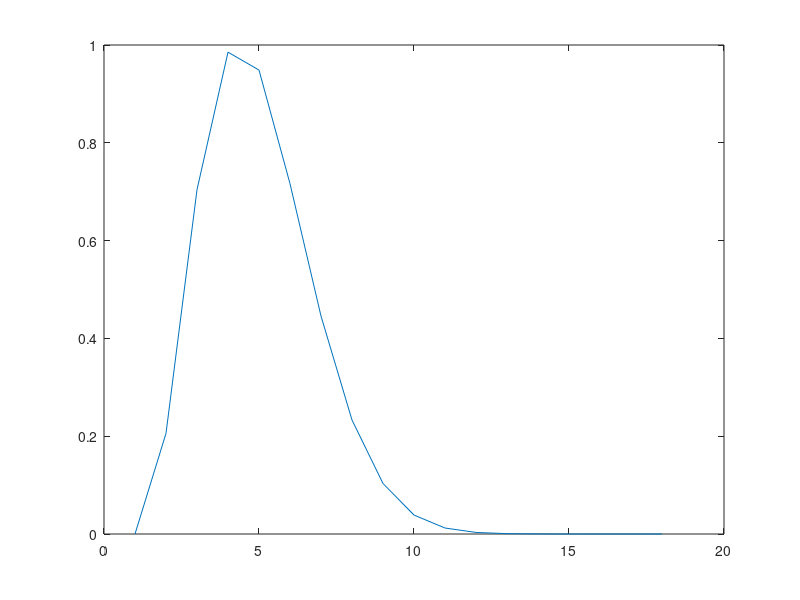

This figure's MATLAB source:
% erf_code_binary_units1.m 
%%
%
% This code is used for Figure 9 of "Multistability in neural systems with
% random cross-connections".
%
% This alternative uses the result for the k-th largest value out of N 
% randomly selected Gaussian variables to assess if there are k distinct 
% rows, each with a particular set of k values that sum to greater than the 
% threshold.
%
% OK up to about N=100 but then numerical errors are problematic and vpa is
% needed.
% 
%
% 2023-06-02
%
%%%%%%%%%%%%%%%%%%%%%%%%%%%%%%%%%%%%%%%%%%%%%%%%%%%%%%%%%%%%%%%%%%%%%%%%%%%

clear
short_k = 0;        % Given prob is near-zero above k = N/2, this option 
                    % can be set to 1 to speed up code for large N.
figures_on = 0;     % Plot results
part_2 = 0;
no_par = 1;
mu = 0;             % mean of the cross connections

N = 18;             % size of network

g = 1.2;            % s.d. of cross-connections
s = 0.5;            % self-connection strength
        
dx = 0.001;         % step of integration
xvec = [-4:dx:4];   % Range of unit Gaussian for integration
Nx = length(xvec);



kin = [1:N-1];  % all possible number of presynaptic units coactive with a given unit
kon = [2:N];    % the number of units that could be in the ON state together
Nk = length(kon);   
if ( short_k)
    Nk = round(Nk/2);
end

[xmat, kmat] = meshgrid(xvec,kon);              % turn two vectors to a grid

p_of_x = exp(-xmat.*xmat)/sqrt(pi);             % Gaussian in x
p_plus_of_x = erfc(xmat)/2;                     % Prob > x
p_minus_of_x = 1-p_plus_of_x;                   % Prob < x

% Pvals is probability density that kth draw from a Gaussian lies at x.
% So dx*Pvals is probability it lies between x and x+dx.
% Note that "k" in "kth draw" is one greater than row number of Pvals.
Pvals = N*p_of_x.* ...
    [factorial(repmat(N-1, size(kmat)))./ ...
    (factorial(kmat-1).*factorial(repmat(N, size(kmat))-kmat))] .* ...
    (p_plus_of_x.^(kmat-1)).*(p_minus_of_x.^(N-kmat));


disp([s,g])

Xth_on = 1-s+eps;          % minimum sum of input needed to stay on
Xth_off = 1+eps;        % maximum sum of input needed to stay off

theta1 =  (Xth_on-mu)./( g*sqrt(2*kin/N) ); % threshold that a random on-unit is above Xth]
theta2 =  (Xth_off-mu)./( g*sqrt(2*kon/N) ); % threshold that a random off-unit is below Xth]

p_of_k = zeros(Nk+1,N+1);
p_of_k3 = zeros(Nk+1,N+1,N);
Num_of_k3 = zeros(Nk+1,N+1,N);
prob__full = zeros(Nk+1,N+1,N);

Num_of_k = zeros(Nk+1,N+1);
p_of_k_old = zeros(1,Nk);

% Separate calculation for each value of k
for i_k = 1:Nk;                         
    k = kon(i_k)                        % number of active units
    
    if ( theta2(i_k) > theta1(i_k) )     % Should always be the case, otherwise multistability is not possible
        
        % ind1 and ind2 are discrete indices bounding the integral range
        ind1 = min(find(xvec > theta1(i_k) ) );
        ind2 = max(find(xvec < theta2(i_k) ) );
        
        if ( length(ind1) > 0 ) && ( length(ind2) > 0 ) % if range is contained within our grid
            
            r1 = xvec(ind1) - theta1(i_k);  % edge contribution to the integral
            r2 = theta2(i_k) - xvec(ind2);  % edge contribution to the integral
                        
            for m = 0:N;   % m is no. of units with input between theta1 and theta2.
                 
                % l is no. of units with input above theta1 (must be > m and k,
                % cannot be more than N or k+m)
                for l = max(m,k):min(N,k+m);    
                    
                    % comb_factor is number of subsets of N units with given m and l 
                    comb_factor = factorial(N)./(factorial(N-l)*factorial(m)*factorial(l-m));
                    % prob_factor is probability of single subset given the
                    % required N draws from a Gaussian with the numbers
                    % l-m; m; N-l in each range given k active units
                    prob_factor = ( (erfc(theta2(i_k))/2)^(l-m) ) ...
                        *( ( erfc(theta1(i_k))/2 - erfc(theta2(i_k))/2 )^m ) ...
                        *( ( 1- erfc(theta1(i_k))/2 )^(N-l) );
                    
                    % prob_full is the probability of a system existing
                    % with that set of m and l given k units are active
                    prob_full(k+1,m+1, l+1) = comb_factor*prob_factor;
                    
                    % next section indicates number of ways of having k
                    % active units given these subsets of inputs
                    Num_of_k3(k,m+1,l) = nchoosek(m,m-l+k);
                 
                end
                
            end
             
        end
    end
    
end

plot(sum(sum(Num_of_k3.*prob_full(2:end,:,2:end),3),2))






